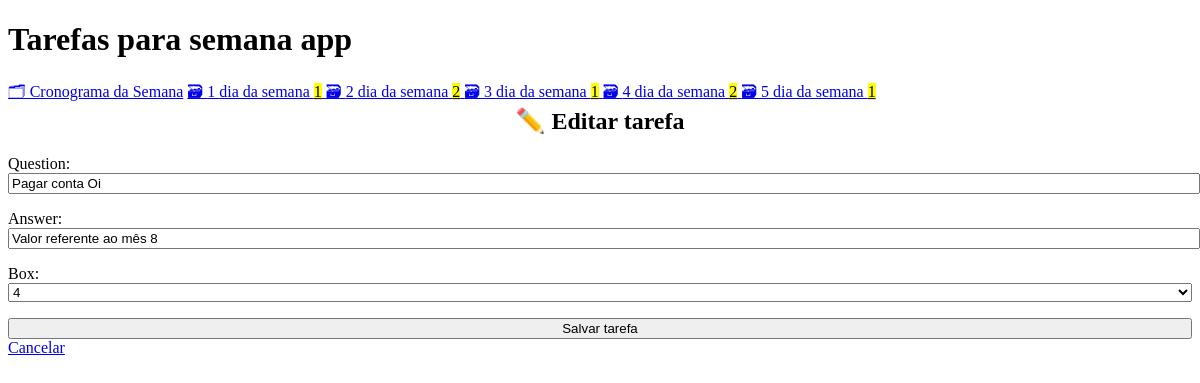
Page /edit/2 on the committed database.
### cards/models.py (models this page shows, shortened)
class Card(models.Model):
    question = models.CharField(max_length=100)
    answer = models.CharField(max_length=100)
    box = models.IntegerField(
        choices=zip(BOXES, BOXES),
        default=BOXES[0],
    )
    date_created = models.DateTimeField(auto_now_add=True)

### cards/views.py (the view)
class CardUpdateView(CardCreateView, UpdateView):
    success_url = reverse_lazy("card-list")

### cards/templatetags/cards_tags.py (called while the page is built)
@register.inclusion_tag("cards/box_links.html")
def boxes_as_links():
    boxes = []
    for box_num in BOXES:
        card_count = Card.objects.filter(box=box_num).count()
        boxes.append({
            "number": box_num,
            "card_count": card_count,
        })
    return {"boxes": boxes}

### cards/templates/cards/card_form.html (shortened to what this page needs)
{% extends "cards/base.html" %}
{% block content %}
    {% if card %}
        <h2>✏️ Editar tarefa</h2>
    {% else %}
        <h2>✨ Criar nova tarefa</h2>
    {% endif %}
    <form method="post">
        {{ form.as_p }}
        <input type="submit" value="Salvar tarefa">
    </form>
    <a href="{% url 'card-list' %}">
        Cancelar
    </a>
{% endblock %}

### cards/templates/cards/base.html (style rules this page uses)
:root { --accent: #00296e; --accent-bg: #FFF8DC; --bg: #dae585; --text:#00296e ; --text-light:#006a86 ; --border:#FFF8DC ; --code: #ffd162; --preformatted: #dae585; }
h2 { text-align: center; }
h2, h4 { margin-top: 0; }
input, select, textarea { width: 100%; }

### rows in the picture
Card: question "Pagar conta Oi", answer "Valor referente ao mês 8", box "4"

### other values in the picture
{{ box.number }} "1" "2" "3" "4" "5"
{{ box.card_count }} "1" "2" "1" "2" "1"
